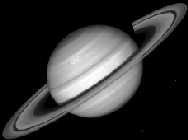
#> input picture firstTerm/modelSystem/lab2/x1.bmp, 188 x 140 px
$ python main.py
#> lines starting #> are read from the running program, lines starting #| are printed output that depends on the picture
import numpy as np
from matplotlib import image
import matplotlib.pyplot as plt
import matplotlib
matplotlib.use('TkAgg')

input_image = np.array(image.imread('x1.bmp'))
#> input_image is the input picture: shape (140, 188); min 0, max 255, mean 50.5
output_image = np.array(image.imread('y5.bmp'))
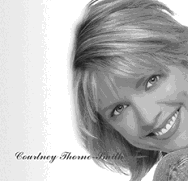
#> input picture firstTerm/modelSystem/lab2/y5.bmp, 188 x 181 px
#> output_image is the input picture: shape (181, 188); min 22, max 255, mean 183
EPS = 1e-10
DELTA = 1e-10


def evaluateApproximation(matrix, delta):
    e = np.identity(matrix.shape[0])
    approximation=np.dot(matrix.T,np.linalg.inv(np.dot(matrix, matrix.T) + (delta ** 2) * e))
    return approximation


def moorePenroseMethod(matrix, start_delta=DELTA, eps=EPS):
    npMatrix = np.array(matrix, float)
    result = evaluateApproximation(npMatrix, start_delta)
    current_delta = start_delta

    while True:
        current_delta /= 2
        prev_result = result
        result = evaluateApproximation(npMatrix, current_delta)

        if np.linalg.norm(result - prev_result) <= eps:
            break

    return result


def grevilleMethod(matrix):
    npMatrix = np.array(matrix, float)
    current_a = npMatrix[0:1]
    result = np.zeros_like(current_a.T)

    if np.count_nonzero(current_a[0] != 0):
        result = current_a.T / np.dot(current_a, current_a.T)

    n = npMatrix.shape[0]

    for i in range(1, n):
        current_a = matrix[i:i + 1]
        z = np.identity(result.shape[0]) - np.dot(result, npMatrix[:i])
        r = np.dot(result, result.T)
        cond_expr = np.dot(np.dot(current_a, z), current_a.T)

        if np.count_nonzero(cond_expr) == 1:
            row_to_add = np.dot(z, current_a.T) / cond_expr
        else:
            row_to_add = np.dot(r, current_a.T) / (1 + np.dot(np.dot(current_a, r), current_a.T))

        result -= np.dot(row_to_add, np.dot(current_a, result))
        result = np.concatenate((result, row_to_add), axis=1)

    return result


moore_penrose = np.dot(output_image, moorePenroseMethod(input_image, DELTA))
#> after the loop in moorePenroseMethod, `while True:`: current_delta = 5e-11
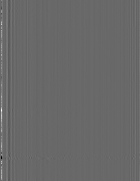
#> moore_penrose: shape (181, 140) float64; min -73.49, max 105.2, mean 0.3; drawn with min black and max white
greville = np.dot(output_image, grevilleMethod(input_image))
#> the loop in grevilleMethod, `for i in range(1, n):` made 139 passes
#> cond_expr on passes 1 to 12: [6], [83], [16787], [12627.7], [23316.6], [7294.9], [6027.3], [5599.1], [3339.1], [18940.9], [7381], [8763]
#> pass 1, in grevilleMethod, `z = np.identity(result.shape[0]) - np.dot(result, npMatrix[:i])`:
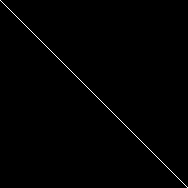
#> z: shape (188, 188) float64; values 0 (black) and 1 (white), 0.53% white in thin lines or dots
#> pass 2, in grevilleMethod, `z = np.identity(result.shape[0]) - np.dot(result, npMatrix[:i])`:
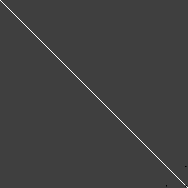
#> z: shape (188, 188) float64; min -0.333, max 1, mean 0.00524; drawn with min black and max white
#> after the loop in grevilleMethod, `for i in range(1, n):`:
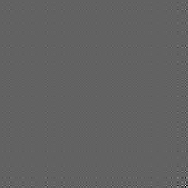
#> r: shape (188, 188) float64; min -0.24, max 0.382, mean 7.83e-07; drawn with min black and max white

plt.imshow(input_image)
plt.show()
plt.imshow(output_image)
plt.show()
plt.imshow(np.dot(moore_penrose, input_image))
plt.show()
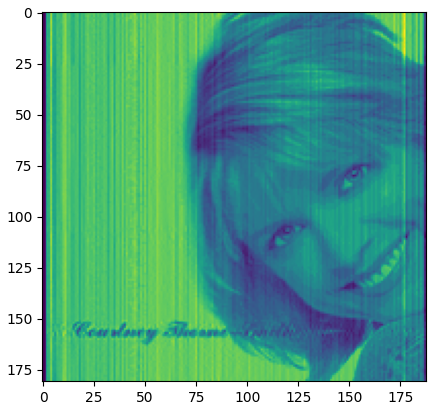
#> figure drawn by matplotlib, 1 panel
plt.imshow(np.dot(greville, input_image))
plt.show()
